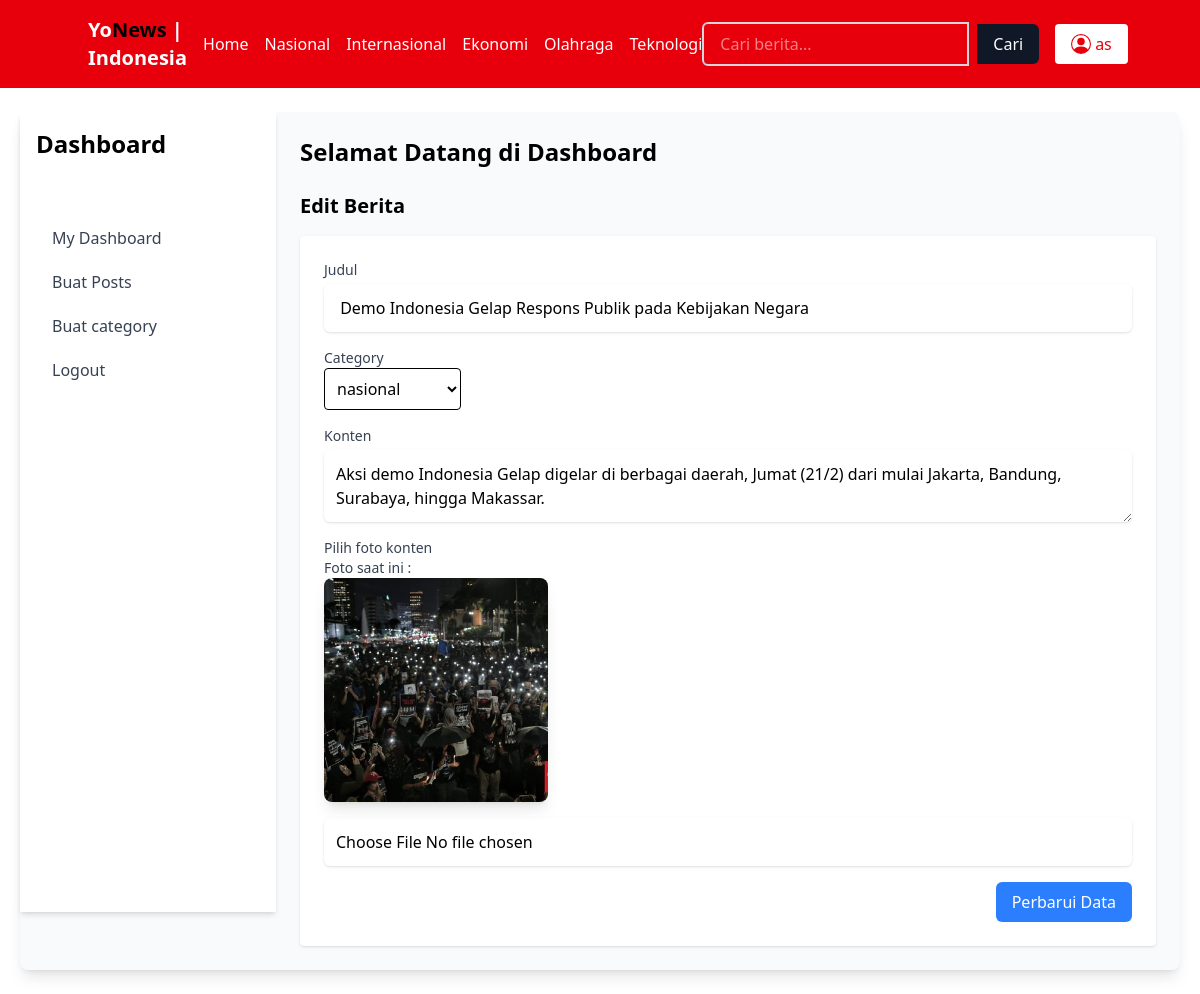
/edit.php?id=15 (signed in), run on the app's committed database.
### tables this page shows
CREATE TABLE `posts` (
  `id` int(11) NOT NULL,
  `judul` varchar(255) NOT NULL,
  `konten` varchar(255) NOT NULL,
  `link` varchar(255) NOT NULL,
  `foto` varchar(255) NOT NULL,
  `category_id` int(11) NOT NULL
);

CREATE TABLE `categories` (
  `id` int(11) NOT NULL,
  `name` varchar(255) DEFAULT NULL
);

### functions.php (called while the page is built, shortened)
<?php
$conn = mysqli_connect('localhost', 'root', '', 'news', 3307);
function query($query) {
    global $conn;
    $result = mysqli_query($conn, $query);
    $rows = [];
    while ($row = mysqli_fetch_assoc($result)) {
        $rows[] = $row;
    }
    return $rows;
}
?>

### edit.php (the view, shortened to what this page needs)
<?php
require 'functions.php';
$id = $_GET["id"];
$dataEdit = query("SELECT * FROM posts WHERE Id = '$id'")[0];
$categories = query("SELECT * FROM categories ORDER BY name ASC");
?>
<?php include("components/layout.php") ?>
<div class="flex bg-gray-50 my-6 mx-5 rounded-lg shadow-lg">
    <?php include('components/aside.php') ?>
    <div class="flex-1 p-6">
        <header class="flex justify-between items-center">
            <h2 class="text-2xl font-semibold">Selamat Datang di Dashboard</h2>
        </header>
        <main class="mt-6">
            <h3 class="text-xl font-semibold mb-4">Edit Berita</h3>
            <form class="bg-white p-6 rounded shadow" method="post" enctype="multipart/form-data" action="<?= $_SERVER['PHP_SELF']; ?>">
                <div class="mb-4">
                    <label for="judul" class="block text-sm font-medium text-gray-700">Judul</label>
                    <input type="text" id="judul" name="judul" required class="mt-1 p-3 block w-full border-gray-300 rounded-md shadow-sm focus:border-blue-500 focus:ring focus:ring-blue-200 focus:ring-opacity-50" value="<?= $dataEdit['judul'] ?>">
                </div>
                <div class="mb-4">
                    <label for="category" class="block text-sm font-medium text-gray-700">Category</label>
                    <select id="category" name="categoryBaru" class="border rounded p-2">
                        <?php foreach ($categories as $category) : ?>
                            <option value="<?= $category['id'] ?>" <?= ($category['id'] == $dataEdit['category_id']) ? 'selected' : '' ?>>
                                <?= $category['name'] ?>
                            </option>
                        <?php endforeach; ?>
                    </select>
                </div>
                <div class="mb-4">
                    <label for="konten" class="block text-sm font-medium text-gray-700">Konten</label>
                    <textarea id="konten" name="konten" required class="mt-1 p-3 block w-full border-gray-300 rounded-md shadow-sm focus:border-blue-500 focus:ring focus:ring-blue-200 focus:ring-opacity-50" oninput="autoResize(this)"><?= $dataEdit['konten'] ?></textarea>
                </div>
                <div class="mb-4">
                    <label for="foto" class="block text-sm font-medium text-gray-700">Pilih foto konten</label>
                    <p class="block text-sm font-medium text-gray-700">Foto saat ini :</p>
                    <div class="w-56 h-56 shadow-lg mb-4 rounded-lg overflow-hidden">
                        <img src="img/<?= $dataEdit['foto'] ?>" alt="" class="w-full h-full object-cover">
                    </div>
                    <input type="file" id="foto" name="foto" class="mt-1 p-3 block w-full border-gray-300 rounded-md shadow-sm focus:border-blue-500 focus:ring focus:ring-blue-200 focus:ring-opacity-50">
                </div>
                <div class="flex justify-end">
                    <button type="submit" name="submit" class="bg-blue-500 text-white px-4 py-2 rounded-md hover:bg-blue-600">Perbarui Data</button>
                </div>
            </form>
        </main>
    </div>
</div>

### data on the page
posts: judul "Demo Indonesia Gelap Respons Publik pada Kebijakan Negara", categoryBaru "nasional", konten "Aksi demo Indonesia Gelap digelar di berbagai daerah, Jumat (21/2) dari mulai Jakarta, Bandung, Surabaya, hingga Makassar.", foto (picture)

### other printed values
$username "as"
